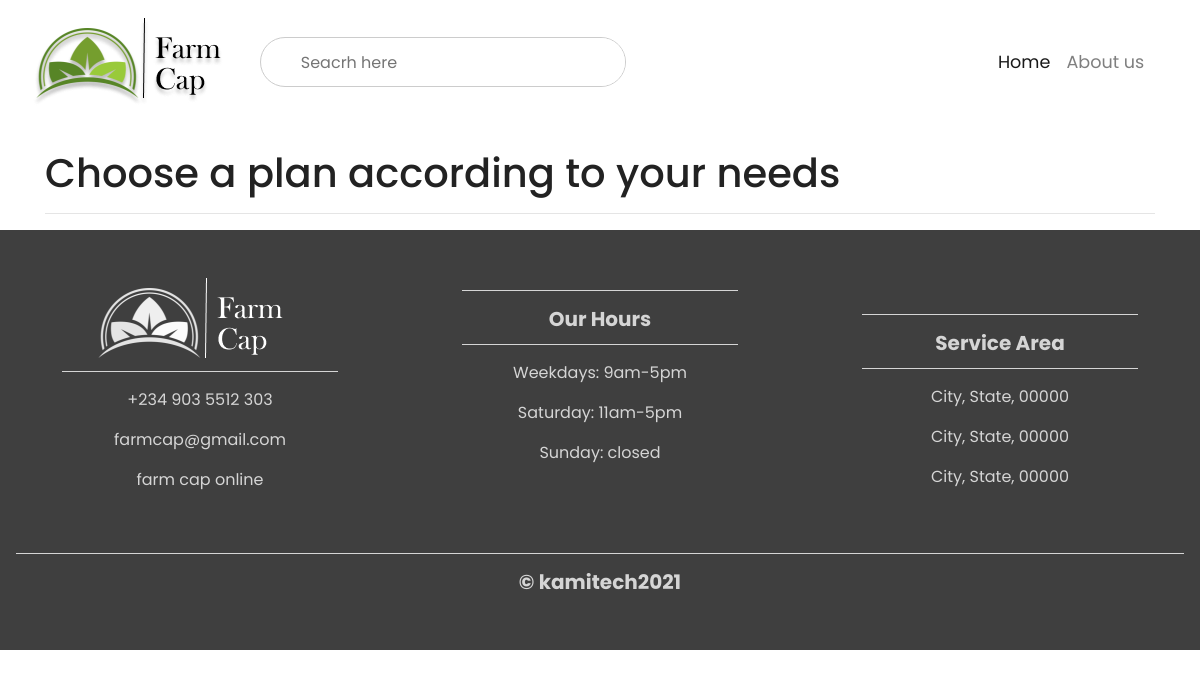
/memberships/, run on an earlier commit of the app's database.
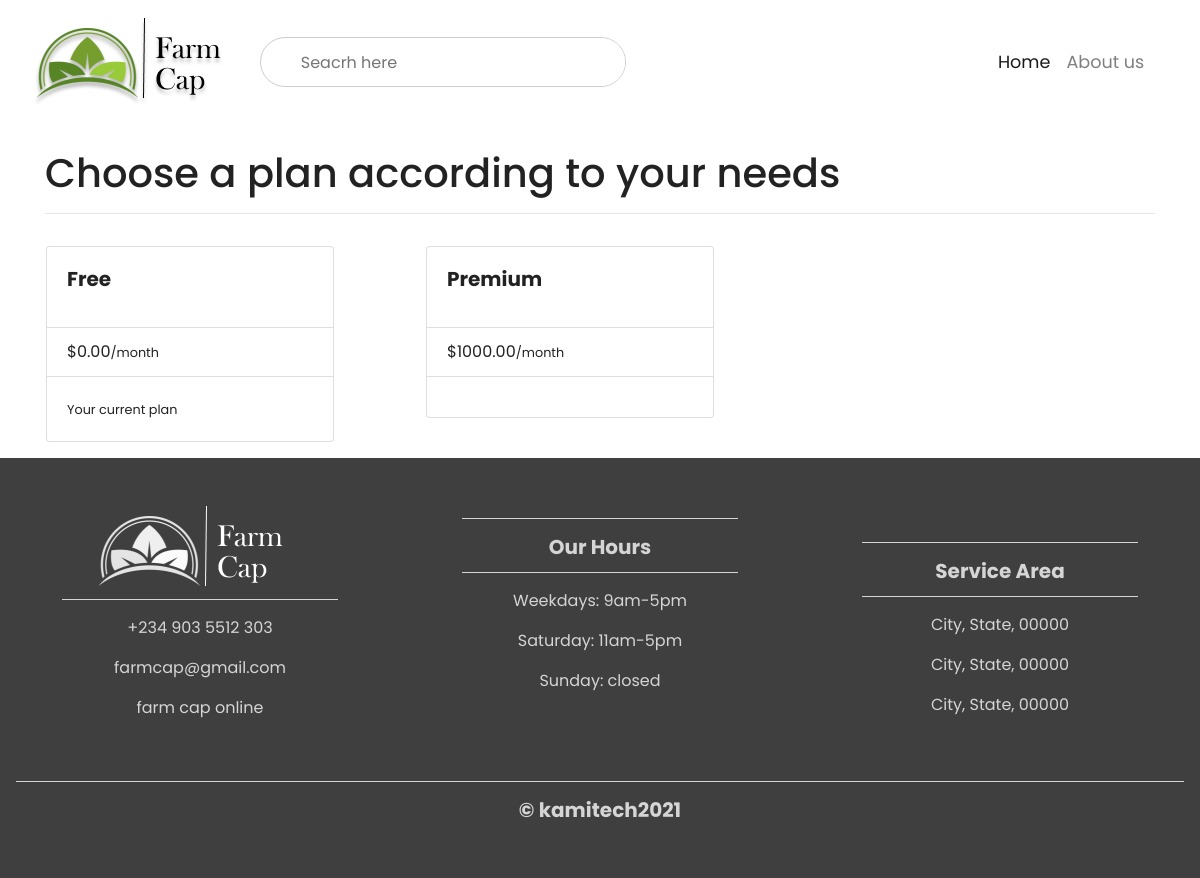
And on a later commit of the database.
### app/models.py (models this page shows, shortened)
class Membership(models.Model):
    slug = models.SlugField(null=True, blank=True)
    membership_type = models.CharField(
    choices=MEMBERSHIP_CHOICES, default='Free',
    max_length=30
      )
    price = models.DecimalField(default=0, max_digits=9000, decimal_places=2)

### app/views.py (the view)
# urls.py: path('memberships/', views.MembershipView.as_view(), name='select'),
class MembershipView(ListView):
    model = Membership
    template_name = 'list.html'
    def get_user_membership(self):
        user_membership_qs = UserMembership.objects.filter()#user=self.request.user
        if user_membership_qs.exists():
            return user_membership_qs.first()
        return None
    def get_context_data(self, *args, **kwargs):
        context = super().get_context_data(**kwargs)
        current_membership = self.get_user_membership()#self.request
        context['current_membership'] = str()#current_membership.membership
        return context

### templates/list.html (shortened to what this page needs)
{% extends 'base.html' %} {% block content %}
<div class="container">
    <br>
    <h1>Choose a plan according to your needs</h1>
    <hr>
    <div class="row">
        {% for object in object_list %}
        <div class="col-sm-4 col-md-4">
            <div class="card" style="width: 18rem;">
                <div class="card-body">
                    <h5 class="card-title">{{ object.membership_type }}</h5>
                </div>
                <ul class="list-group list-group-flush">
                    <li class="list-group-item"> ${{ object.price }}<small>/month</small></li>
                </ul>
                <div class="card-body">
                    {% if object.membership_type == 'Free' %}
                    <form method="POST" action="{% url 'select' %}">
                        {% csrf_token %} {% if object.membership_type == current_membership %}
                        <button class="btn btn-warning">Change</button> {% else %}
                        <small>Your current plan</small> {% endif %}
                    </form>
                    {% endif %}
                </div>
            </div>
        </div>
        {% endfor %}
    </div>
</div>
{% endblock content %}

### templates/base.html (shortened to what this page needs)
{% load static %}
<!DOCTYPE html>
<html lang="en">
<head>
    <link rel="stylesheet" href="https://maxcdn.bootstrapcdn.com/bootstrap/4.0.0/css/bootstrap.min.css">
    <link href="{% static 'style.css' %}" rel="stylesheet">
</head>
<body>
    <nav class="navbar navbar-expand-md navbar-light">
        <div class="container-fluid">
            <a class="navbar-brand" href="#"><img src="{% static 'logo.png' %}"></a>
            <div class="search-wrapper">
                <span class="las la-search"></span>
                <input type="search" placeholder="Seacrh here">
            </div>
            <div class="collapse navbar-collapse" id="navbarResponsive">
                <ul class="navbar-nav ml-auto">
                    <li class="nav-item active">
                        <a class="nav-link" href="{% url 'index' %}">Home</a>
                    </li>
                    <li class="nav-item">
                        <a class="nav-link" href="{% url 'about' %}">About us</a>
                    </li>
                </ul>
            </div>
        </div>
    </nav>
    {% block content %} {% endblock %}
    <footer>
        <div class="container-fluid padding">
            <div class="row text-center">
                <div class="col-md-4">
                    <img src="{% static 'logo3.png' %}">
                    <hr class="light">
                    <p>+234 903 5512 303</p>
                    <p>farmcap@gmail.com</p>
                    <p> farm cap online</p>
                </div>
                <div class="col-md-4">
                    <hr class="light">
                    <h5>Our Hours</h5>
                    <hr class="light">
                    <p>Weekdays: 9am-5pm</p>
                    <p>Saturday: 11am-5pm</p>
                    <p> Sunday: closed</p>
                </div>
                <div class="col-md-4">
                    <br>
                    <hr class="light">
                    <h5>Service Area</h5>
                    <hr class="light">
                    <p>City, State, 00000</p>
                    <p>City, State, 00000</p>
                    <p>City, State, 00000</p>
                </div>
                <div class="col-12">
                    <hr class="light-100">
                    <h5>&copy; kamitech2021</h5>
                </div>
            </div>
        </div>
    </footer>
</body>
</html>

### static/style.css (style rules this page uses)
html, body { height: 100%; width: 100%; font-family: 'poppins', sans-serif; color: #222; }
.navbar { padding: .8rem; }
.navbar-nav { padding-right: 20px; }
.nav-link { font-size: 1.1em !important; }
.search-wrapper { border: 1px solid #ccc; border-radius: 30px; height: 50px; display: flex; align-items: right; overflow-x: hidden; }
.search-wrapper span { display: inline-block; padding: 0rem 1rem; font-size: 1.5rem; }
.search-wrapper input { height: 100%; padding: .5rem; border: none; outline: none; }
.padding { padding-bottom: 2rem; }
footer { background-color: #3f3f3f; color: #d5d5d5; padding-top: 2rem; }
hr.light { border-top: 1px solid #d5d5d5; width: 75%; margin-top: .8rem; margin-bottom: 1rem; }
hr.light-100 { border-top: 1px solid #d5d5d5; width: 100%; margin-top: .8rem; margin-bottom: 1rem; }
h5 { font-weight: bold; }
[class*="col-"] { padding: 1rem; }

What changed in the data, as far as the page shows it:
added Membership: membership_type "Free", price "0.00", shows "Your current plan"
added Membership: membership_type "Premium", price "1000.00"
